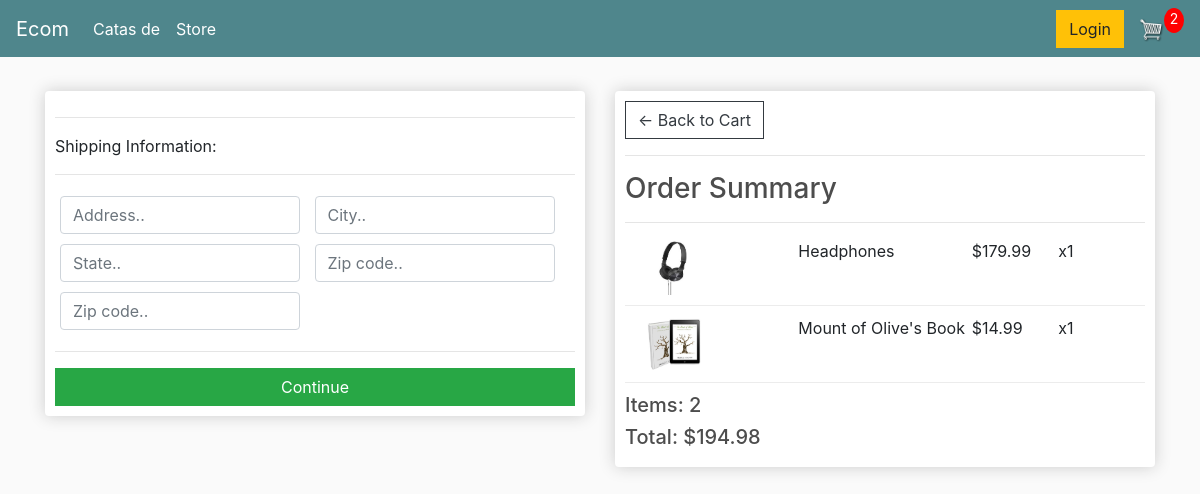
/checkout/ (signed in), run on an earlier commit of the app's database.
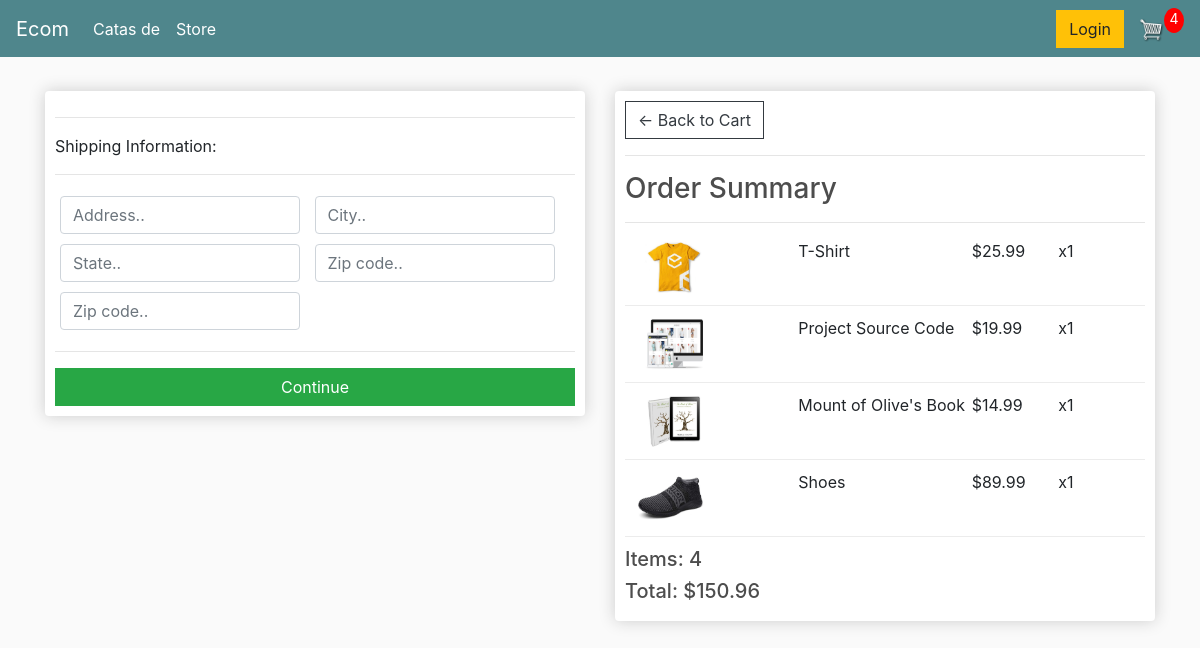
And on a later commit of the database.
### store/models.py (models this page shows, shortened)
class OrderItem(models.Model):
	id = models.BigAutoField(primary_key=True)
	product = models.ForeignKey(Product, on_delete=models.SET_NULL, null=True)
	order = models.ForeignKey(Order, on_delete=models.SET_NULL, null=True)
	quantity = models.IntegerField(default=0, null=True, blank=True)
	date_added = models.DateTimeField(auto_now_add=True)
	@property
	def get_total(self):
		total = self.product.price * self.quantity
		return total

class Product(models.Model):
	id = models.BigAutoField(primary_key=True)
	name = models.CharField(max_length=200)
	price = models.FloatField()
	digital = models.BooleanField(default=False,null=True, blank=True)
	image = models.ImageField(null=True, blank=True)
	category=models.ForeignKey(Category, on_delete=models.SET_NULL, null=True, blank=True)
	@property
	def imageURL(self):
		try:
			url = self.image.url
		except:
			url = ''
		return url

class Order(models.Model):
	id = models.BigAutoField(primary_key=True)
	customer = models.ForeignKey(Customer, on_delete=models.SET_NULL, null=True, blank=True)
	date_ordered = models.DateTimeField(auto_now_add=True)
	complete = models.BooleanField(default=False)
	transaction_id = models.CharField(max_length=100, null=True)
	@property
	def shipping(self):
		shipping = False
		orderitems = self.orderitem_set.all()
		for i in orderitems:
			if i.product.digital == False:
				shipping = True
		return shipping
	@property
	def get_cart_total(self):
		orderitems = self.orderitem_set.all()
		total = sum([item.get_total for item in orderitems])
		return total
	@property
	def get_cart_items(self):
		orderitems = self.orderitem_set.all()
		total = sum([item.quantity for item in orderitems])
		return total

### store/views.py (the view)
# urls.py: path('checkout/', views.checkout, name="checkout"),
def checkout(request):
	data = cartData(request)
	cartItems = data['cartItems']
	order = data['order']
	items = data['items']
	context = {'items':items, 'order':order, 'cartItems':cartItems}
	return render(request, 'store/checkout.html', context)

### store/utils.py (called while the page is built)
def cartData(request):
	if request.user.is_authenticated:
		customer = request.user.customer
		order, created = Order.objects.get_or_create(customer=customer, complete=False)
		items = order.orderitem_set.all()
		cartItems = order.get_cart_items
	else:
		cookieData = cookieCart(request)
		cartItems = cookieData['cartItems']
		order = cookieData['order']
		items = cookieData['items']
	return {'cartItems':cartItems ,'order':order, 'items':items}

### store/templates/store/checkout.html (shortened to what this page needs)
{% extends 'store/main.html' %}
{% load static %}
{% block content %}
     <div class="row">
		<div class="col-lg-6">
			<div class="box-element" id="form-wrapper">
				<form id="form">
					<div id="shipping-info">
						<hr>
						<p>Shipping Information:</p>
						<hr>
						<div class="form-field">
							<input class="form-control" type="text" name="address" placeholder="Address..">
						</div>
						<div class="form-field">
							<input class="form-control" type="text" name="city" placeholder="City..">
						</div>
						<div class="form-field">
							<input class="form-control" type="text" name="state" placeholder="State..">
						</div>
						<div class="form-field">
							<input class="form-control" type="text" name="zipcode" placeholder="Zip code..">
						</div>
						<div class="form-field">
							<input class="form-control" type="text" name="country" placeholder="Zip code..">
						</div>
					</div>
					<hr>
					<input id="form-button" class="btn btn-success btn-block" type="submit" value="Continue">
				</form>
			</div>
			<br>
		</div>
		<div class="col-lg-6">
			<div class="box-element">
				<a  class="btn btn-outline-dark" href="{% url 'cart' %}">&#x2190; Back to Cart</a>
				<hr>
				<h3>Order Summary</h3>
				<hr>
				{% for item in items %}
				<div class="cart-row">
					<div style="flex:2"><img class="row-image" src="{{item.product.imageURL}}"></div>
					<div style="flex:2"><p>{{item.product.name}}</p></div>
					<div style="flex:1"><p>${{item.product.price|floatformat:2}}</p></div>
					<div style="flex:1"><p>x{{item.quantity}}</p></div>
				</div>
				{% endfor %}
				<h5>Items:   {{order.get_cart_items}}</h5>
				<h5>Total:   ${{order.get_cart_total|floatformat:2}}</h5>
			</div>
		</div>
	</div>
{% endblock content %}

What changed in the data, as far as the page shows it:
removed OrderItem: product.imageURL (picture), product.name "Headphones", product.price "179.99", quantity "1"
added OrderItem: product.imageURL (picture), product.name "T-Shirt", product.price "25.99", quantity "1"
added OrderItem: product.imageURL (picture), product.name "Project Source Code", product.price "19.99", quantity "1"
added OrderItem: product.imageURL (picture), product.name "Shoes", product.price "89.99", quantity "1"
computed for Order: get_cart_items "2" → "4"; get_cart_total "194.98" → "150.96"
Also different on the page:
{{ cartItems }}: "2" → "4"
